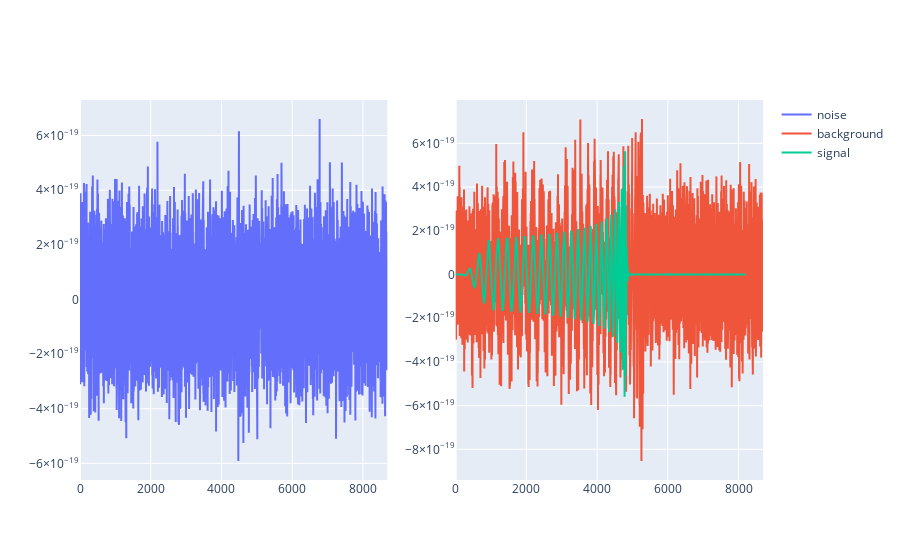

Notebook code for this chart:
### Markdown cell above
Next let's visualise the two different types of time series that we wish to classify: one that is pure noise vs. one that is composed of noise plus an embedded gravitational wave signal:

### Code cell
import numpy as np
from plotly.subplots import make_subplots
import plotly.graph_objects as go

# get the index corresponding to the first pure noise time series
background_idx = np.argmin(labels)
# get the index corresponding to the first noise + gravitational wave time series
signal_idx = np.argmax(labels)

ts_noise = noisy_signals[background_idx]
ts_background = noisy_signals[signal_idx]
ts_signal = gw_signals[signal_idx]

fig = make_subplots(rows=1, cols=2)

fig.add_trace(
    go.Scatter(x=list(range(len(ts_noise))), y=ts_noise, mode="lines", name="noise"),
    row=1,
    col=1,
)

fig.add_trace(
    go.Scatter(
        x=list(range(len(ts_background))),
        y=ts_background,
        mode="lines",
        name="background",
    ),
    row=1,
    col=2,
)

fig.add_trace(
    go.Scatter(x=list(range(len(ts_signal))), y=ts_signal, mode="lines", name="signal"),
    row=1,
    col=2,
)
fig.show()

### Figure 1 — Plotly figure (JSON) as saved in the notebook; plotly's stock layout.template omitted (floating-point values rounded to 4 significant figures; data arrays with more than 128 entries replaced by an {"elided": "..."} marker saying what was removed)
{"data": [{"mode": "lines", "name": "noise", "type": "scatter", "x": {"elided": "8692 int values"}, "xaxis": "x", "y": {"elided": "8692 float values"}, "yaxis": "y"}, {"mode": "lines", "name": "background", "type": "scatter", "x": {"elided": "8692 int values"}, "xaxis": "x2", "y": {"elided": "8692 float values"}, "yaxis": "y2"}, {"mode": "lines", "name": "signal", "type": "scatter", "x": {"elided": "8192 int values"}, "xaxis": "x2", "y": {"elided": "8192 float values"}, "yaxis": "y2"}], "layout": {"xaxis": {"anchor": "y", "domain": [0, 0.45]}, "xaxis2": {"anchor": "y2", "domain": [0.55, 1]}, "yaxis": {"anchor": "x", "domain": [0, 1]}, "yaxis2": {"anchor": "x2", "domain": [0, 1]}}}
